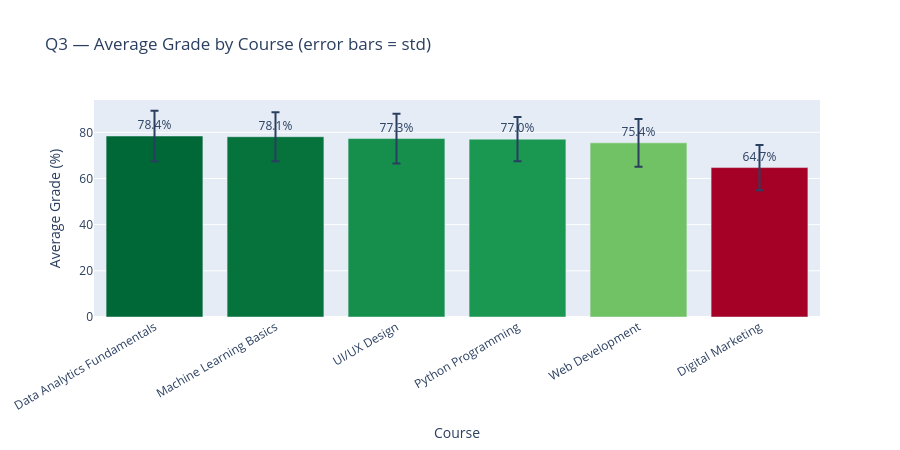

The cell this chart's notebook holds for it:
### Code cell
# ── Chart ────────────────────────────────────────────────────────────────────
fig = px.bar(course_stats, x='course_name', y='avg',
             error_y='std', color='avg',
             color_continuous_scale='RdYlGn',
             text=course_stats['avg'].round(1).astype(str) + '%',
             title='Q3 — Average Grade by Course (error bars = std)',
             labels={'avg': 'Average Grade (%)', 'course_name': 'Course', 'std': 'Std Dev'})

fig.update_layout(height=450, coloraxis_showscale=False,
                  xaxis_tickangle=-30)
fig.update_traces(textposition='outside')
fig.show()

### Figure 1 — Plotly figure (JSON) as saved in the notebook; plotly's stock layout.template omitted (floating-point values rounded to 4 significant figures)
{"data": [{"error_y": {"array": [10.9, 10.61, 10.76, 9.63, 10.33, 9.82]}, "hovertemplate": "Course=%{x}<br>Average Grade (%)=%{marker.color}<br>text=%{text}<extra></extra>", "legendgroup": "", "marker": {"color": [78.39, 78.08, 77.29, 77.04, 75.43, 64.72], "coloraxis": "coloraxis", "pattern": {"shape": ""}}, "name": "", "orientation": "v", "showlegend": false, "text": ["78.4%", "78.1%", "77.3%", "77.0%", "75.4%", "64.7%"], "textposition": "outside", "type": "bar", "x": ["Data Analytics Fundamentals", "Machine Learning Basics", "UI/UX Design", "Python Programming", "Web Development", "Digital Marketing"], "xaxis": "x", "y": [78.39, 78.08, 77.29, 77.04, 75.43, 64.72], "yaxis": "y"}], "layout": {"barmode": "relative", "coloraxis": {"colorbar": {"title": {"text": "Average Grade (%)"}}, "colorscale": [[0, "rgb(165,0,38)"], [0.1, "rgb(215,48,39)"], [0.2, "rgb(244,109,67)"], [0.3, "rgb(253,174,97)"], [0.4, "rgb(254,224,139)"], [0.5, "rgb(255,255,191)"], [0.6, "rgb(217,239,139)"], [0.7, "rgb(166,217,106)"], [0.8, "rgb(102,189,99)"], [0.9, "rgb(26,152,80)"], [1, "rgb(0,104,55)"]], "showscale": false}, "height": 450, "legend": {"tracegroupgap": 0}, "title": {"text": "Q3 — Average Grade by Course (error bars = std)"}, "xaxis": {"anchor": "y", "domain": [0, 1], "tickangle": -30, "title": {"text": "Course"}}, "yaxis": {"anchor": "x", "domain": [0, 1], "title": {"text": "Average Grade (%)"}}}}
